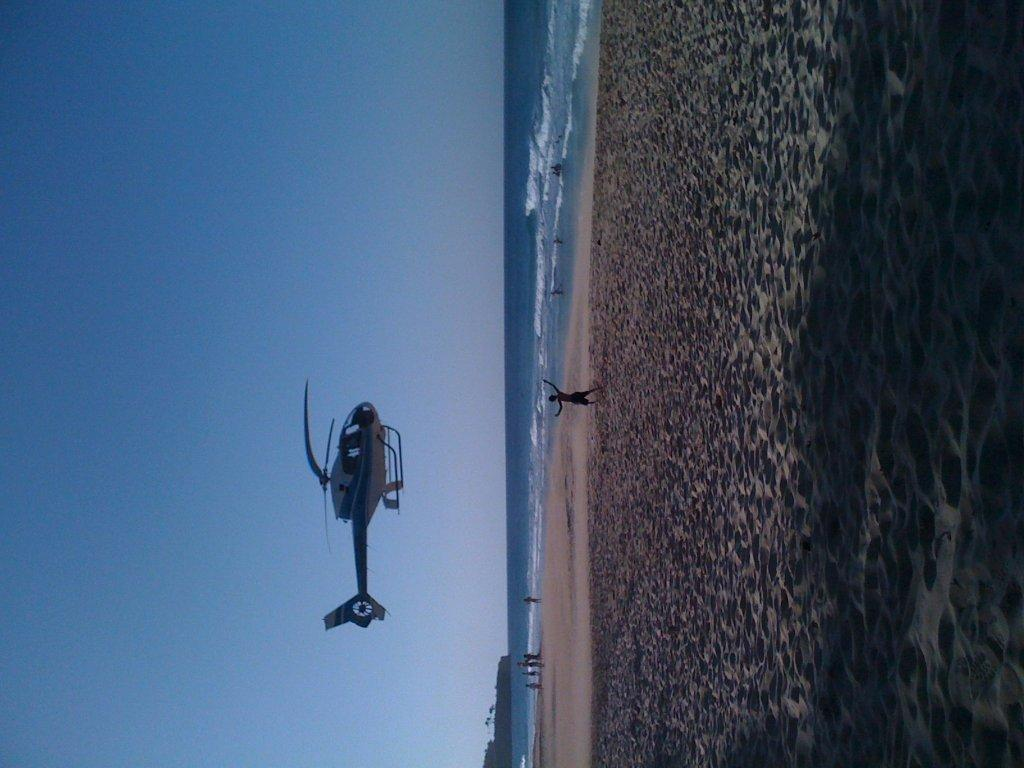
#> input picture IMG_0282.jpg, 1024 x 768 px, found by its file name
$ jupyter execute Assignment3-5.ipynb
#> lines starting #> are read from the running program, lines starting #| are printed output that depends on the picture; after the words box and inside, x2 and y2 are one past the last pixel; in counts of white or black regions, pixels touching at a corner belong together
# CPEG 585 – Assignments 3,4 & 5

## Assignment 3

[cell 1]
import numpy as np
import cv2
from matplotlib import pyplot as plt

### Canny Edge Detection

[cell 2]
img = cv2.imread('img_0282.jpg',0)
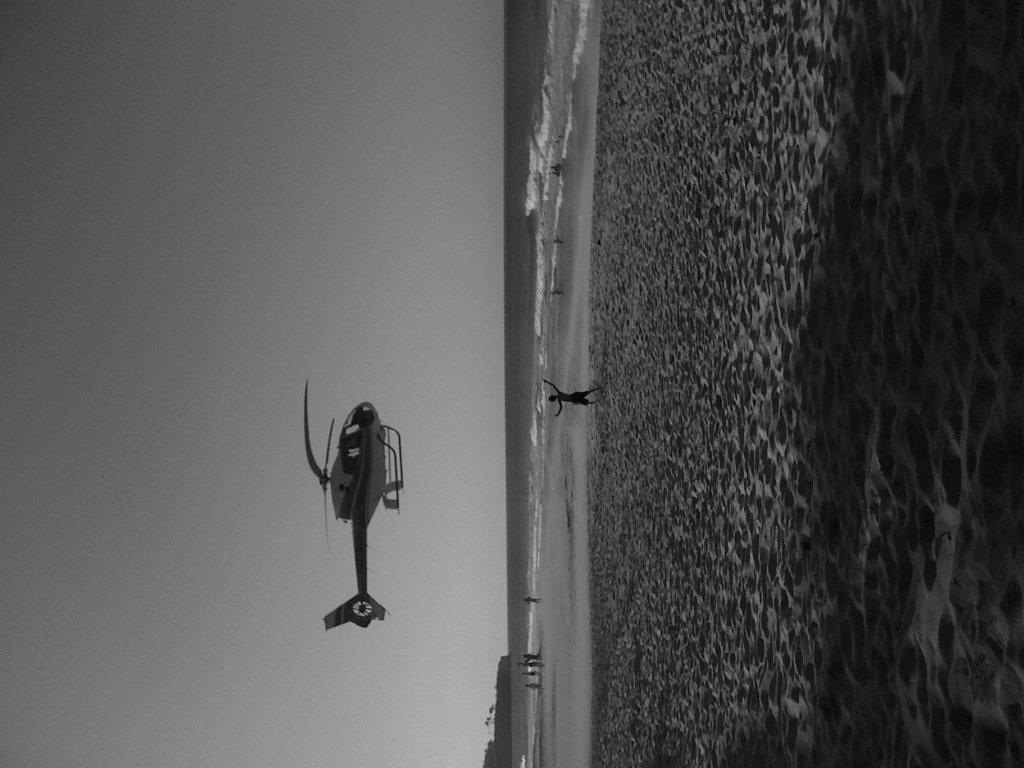
#> img: shape (768, 1024); min 0, max 215, mean 82.6
edges = cv2.Canny(img,50,200)
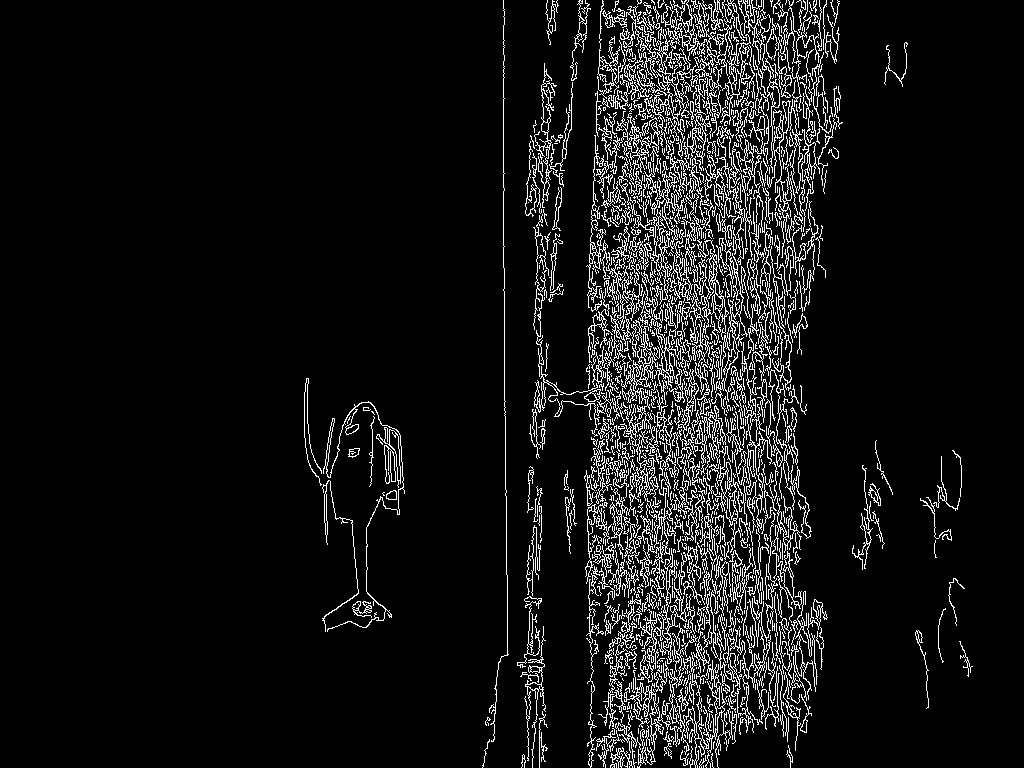
#> edges: shape (768, 1024); 7.8% white in thin lines or dots, all inside (x1, y1, x2, y2) = (304, 0, 973, 768)
plt.subplot(121),plt.imshow(img,cmap = 'gray')
plt.title('Original Image'), plt.xticks([]), plt.yticks([])
plt.subplot(122),plt.imshow(edges,cmap = 'gray')
plt.title('Edge Image'), plt.xticks([]), plt.yticks([])
plt.show()

### Harris Corner Detection

[cell 3]
filename = 'calib1.png'
img = cv2.imread(filename)
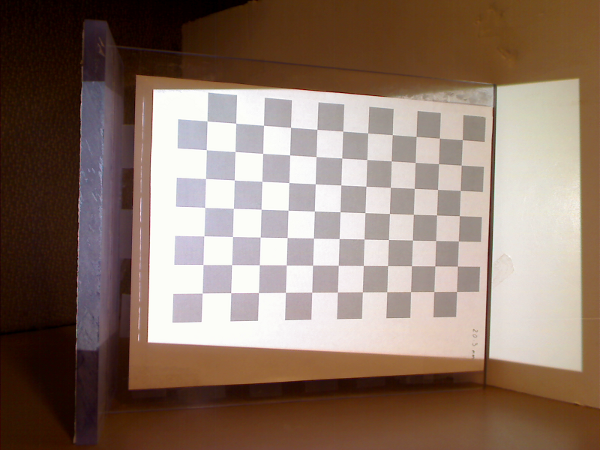
#> input picture calib1.png, 600 x 450 px
#> img is the input picture: shape (450, 600, 3); mean B, G, R 105.1, 118.2, 139.2
gray = cv2.cvtColor(img,cv2.COLOR_BGR2GRAY)
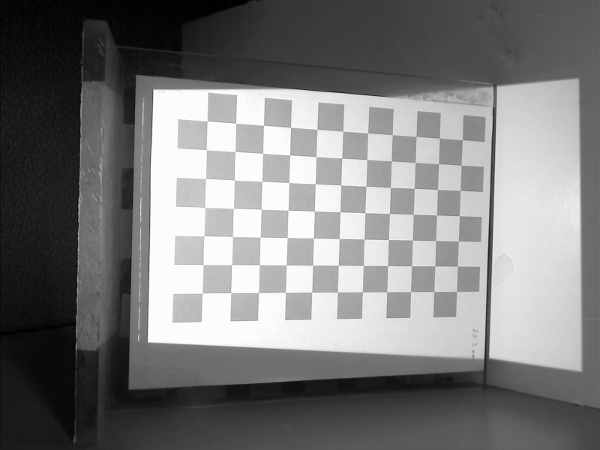
#> gray: shape (450, 600); min 0, max 255, mean 123
# find Harris corners
gray = np.float32(gray)
dst = cv2.cornerHarris(gray,2,3,0.04)
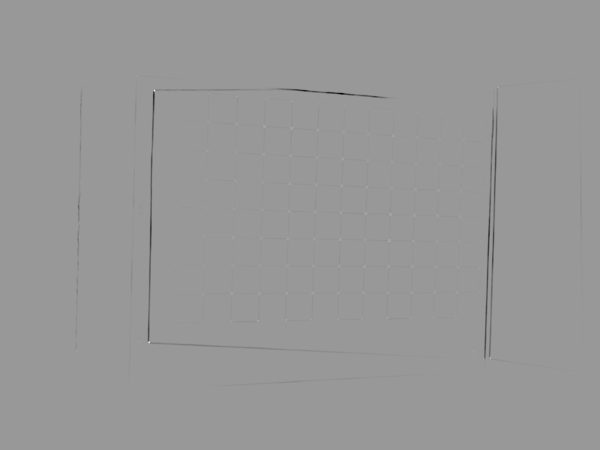
#> dst: shape (450, 600) float32; min -29325712, max 19581448, mean -90301.8; drawn with min black and max white
#result is dilated for marking the corners, not important
dst = cv2.dilate(dst,None)
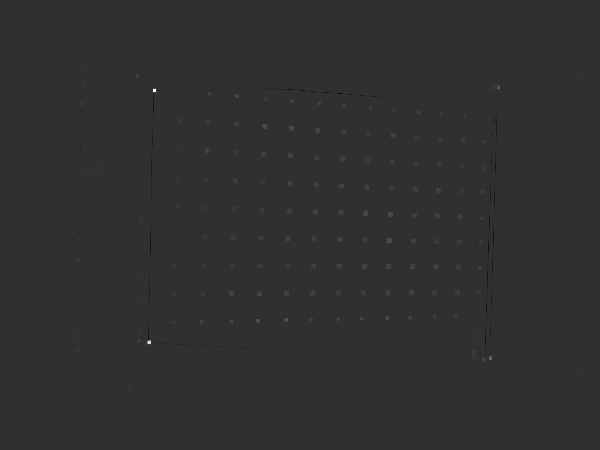
#> dst: shape (450, 600) float32; min -4649896, max 19581448, mean 7102.8; drawn with min black and max white
# Threshold for an optimal value, it may vary depending on the image.
img[dst>0.01*dst.max()]=[0,0,255]
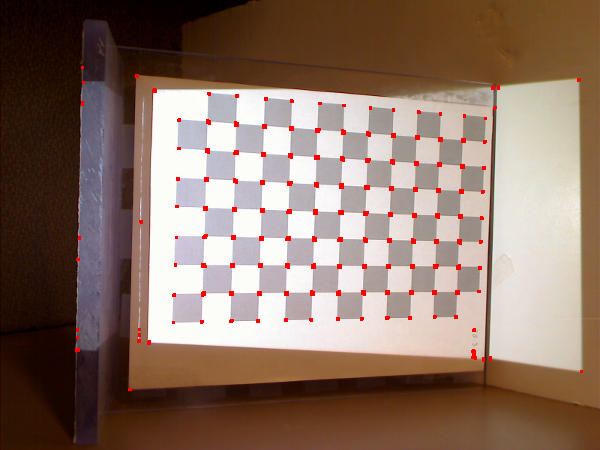
#> img: shape (450, 600, 3); 1.1% of pixels changed, all inside (x1, y1, x2, y2) = (75, 66, 583, 391)
plt.imshow(img)
plt.show()

## Assignment 4

In the lecture, we studied the Linear Least Squares Optimization for estimating the model
parameters of a line to fit the given data. Do a second order polynomial fit to the following data using
Linear Least Squares Optimization. Program the code using Python.

\begin{equation*}
𝑓(\vec{x}; \vec{𝛽} ) = 𝛽_0 + 𝛽_1𝑥 + 𝛽_2𝑥^2 + ⋯
\end{equation*}

|x|y|
|---|---|
|1|-0.6|
|2|8.3|
|3|26|
|4|57|
|5|108|
|6|173|

[cell 4]
import numpy as np
import matplotlib.pyplot as plt

from http://mathworld.wolfram.com/LeastSquaresFittingPolynomial.html the following solution was obtained

[cell 5]
def PolyFit(x,y,order):  #order will denote the tipe of curve: 1 = linear; > 1 Curve with n-1 inflections
#> called with x = array of shape (6, 1), y = array of shape (6, 1), order = 2
    dimension = order+1
    A = np.zeros((dimension,dimension))
    for row in range(dimension):
        for col in range(dimension):
            A[row,col] = np.sum(x**(row+col))

    Z = np.zeros(dimension)
    for row in range(dimension):
        Z[row] = np.sum(y*x**row)
        ainv = np.linalg.inv(A)

    res = np.dot(ainv,Z)
    res = res.reshape((res.shape[0],1))

    yfitted = np.zeros((x.shape[0],1))
    for p in range(res.shape[0]):
        yfitted = yfitted + x**(p) * res[p,0]

    return yfitted

[cell 6]
def plot(x,y,yfitted):
    area = 10
    colors =['black']
    plt.scatter(x, y, s=area, c=colors, alpha=0.5, linewidths=8)
    plt.title('Linear Least Squares Regression')
    plt.xlabel('x')
    plt.ylabel('y')
    #plot the fitted line

    line,=plt.plot(x, yfitted, '--', linewidth=2) #line plot
    line.set_color('red')
    plt.show()
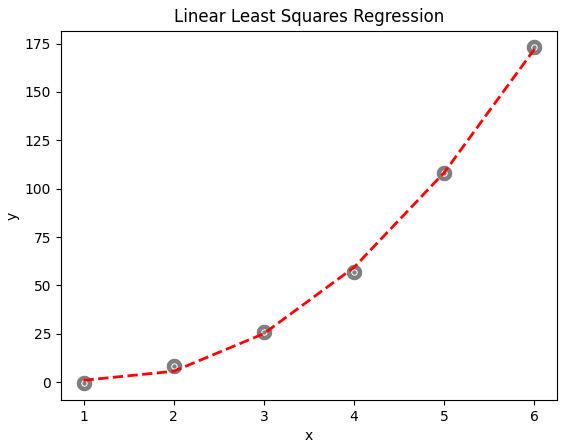
#> figure drawn by matplotlib, 1 panel

[cell 7]
x = np.array([[1],[2],[3],[4],[5],[6]])
y = np.array([[-0.6],[8.3],[26],[57],[108],[173]])
yfitted = PolyFit(x,y,order=2)
plot(x,y,yfitted)

# Assigment 5

\begin{equation*}
Cost = \sum (I_1 - T(I_2))^2 = \sum {\left(\left(\begin{matrix}x_1 \\ y_1 \end{matrix}\right)  \left(\begin{matrix} a & b \\ -b & a \end{matrix}\right) \left(\begin{matrix}x_2 \\ y_2\end{matrix}\right) + \left(\begin{matrix}t_1 \\ t_2\end{matrix}\right)  \right) }^2 = \sum{\left(\begin{matrix}x_1-(ax_2 + by_2 + t_1) \\ y_1 -(-bx_2 +ay_2 +t_2\end{matrix}\right)}^2
\end{equation*}

\begin{equation*}
Cost = \sum{(x_1-(ax_2+by_2+t_1))^2 + (y_1 - (-bx_2 + ay_2 +t_2))^2}
\end{equation*}

### a)

To find the optimal transformation that will align image 2 to image 1, take the partial
derivatives of the above cost with respect to a, b, t1 and t2 and set these to 0. Express the
four resulting equations in matrix form.

$\begin{equation*}
\frac{\partial C}{\partial a} = 0 \\
\frac{\partial C}{\partial b} = 0 \\
\frac{\partial C}{\partial t_1} = 0 \\
\frac{\partial C}{\partial t_2} = 0 \\
\end{equation*}$

$
\begin{equation*}
\partial C / \partial a = -2x_2(x_1 - ax_2 - by_2 -t_1) - 2y_2(y_1 + bx_2 - ay_2 -t_2) = 0 \\
-2x_2x_1 + 2ax_2^2 + 2bx_2y_2 + 2x_2t_1 - 2y_1y_2 - 2bx_2y_2 + 2ay_2^2 + 2y_2t_2 = 0 \\
==> (2x_2^2 + 2y_2^2)a + 0 b + 2x_2t1 + 2y_2t_2 = 2x_1x_2 + 2y_1y_2
\end{equation*}$

$
\begin{equation*}
\partial C / \partial b = -2y_2(x_1 - ax_2 - by_2 -t_1) + 2x_2(y_1 + bx_2 - ay_2 -t_2) = 0 \\
-2y_2x_1 + 2y_2ax_2 + 2y_2^2b + 2y_2t_1 + 2x_2y_1 + 2x_2^2b - 2x_2y_2a - 2x_2t_2 = 0 \\
==>  (2y_2^2 + 2x_2^2) b + 2y_2 t_1 -  2x_2 t_2 = 2y_2x_1 - 2x_2y_1
\end{equation*}$

$
\begin{equation*}
\partial C / \partial t_1 = -2(x_1 - ax_2 - by_2 -t_1) = 0 \\
-2x_1 + 2ax_2 + 2by_2 + 2t_1 = 0 \\
==> 2x_2a + 2y_2 b + 2t_1 = 2x_1
\end{equation*}$

$
\begin{equation*}
\partial C / \partial t_2 = -2(y_1 + bx_2 - ay_2 -t_2) = 0 \\
-2y_1 - 2bx_2 + 2y_2a + 2t_2 = 0 \\
==> 2y_2a - 2x_2b +2t_2 = 2y_1
\end{equation*}$

\begin{equation*}
\sum \left( \begin{matrix}
2x_2^2 + 2y_2^2 & 0 & 2x_2 & 2y_2 \\
0 & 2y_2^2 + 2x_2^2 & 2y_2 & -2x_2  \\
2x_2 & 2y_2 & 2 & 0 \\
2y_2 & -2x_2 & 0 & 2 \end{matrix} \right)
\left( \begin{matrix} a \\ b \\ t_1 \\t_2 \end{matrix} \right)
= \sum \left( \begin{matrix} 2x_1x_2 + 2y_1y_2 \\ 2y_2x_1 - 2x_2y_1 \\ 2x_1 \\ 2y_1 \end{matrix} \right)
\end{equation*}

[cell 8]
def Transform(shape1,params):
    a,b,t1,t2 = params
    shape2 = []
    for x,y in shape1:
        newpoint = (a*x + b*y + t1, -b*x + a*y + t2)
        shape2.append(newpoint)
    return shape2
from matplotlib import pyplot as plt

shape1 = [(20,30),(120,50),(160,80),(180,300),(100,220),(50,280),(20,140)]
initparam = [1.05,0.05,15,22]
shape2 = Transform(shape1,initparam)
shape2[2] = (shape2[2][0] + 10, shape2[2][1] + 3)
plt.plot([y for x,y in shape1],[x for x,y in shape1],color='b')
plt.plot([y for x,y in shape2],[x for x,y in shape2],color='r')
plt.show()
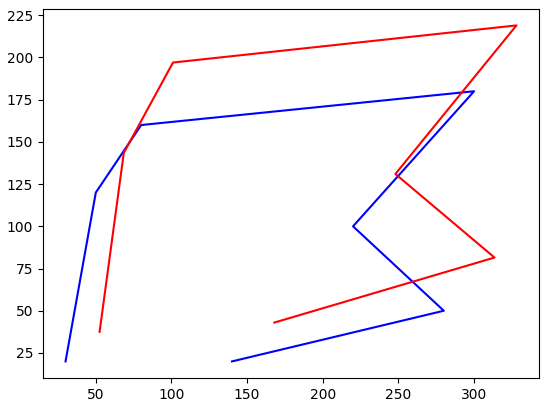
#> figure drawn by matplotlib, 1 panel

[cell 9]
def ShapeAlign(shape1,shape2):

    mat = np.zeros((4,4))
    mat[0,0] = sum([2*x**2 + 2*y**2 for x,y in shape2])
    mat[0,1] = 0
    mat[0,2] = sum([2*x for x,y in shape2])
    mat[0,3] = sum([2*y for x,y in shape2])
    mat[1,0] = 0
    mat[1,1] = sum([2*x**2 + 2*y**2 for x,y in shape2])
    mat[1,2] = sum([2*y for x,y in shape2])
    mat[1,3] = sum([-2*x for x,y in shape2])
    mat[2,0] = sum([2*x for x,y in shape2])
    mat[2,1] = sum([2*y for x,y in shape2])
    mat[2,2] = sum([2 for x,y in shape2])
    mat[2,3] = 0
    mat[3,0] = sum([2*y for x,y in shape2])
    mat[3,1] = sum([-2*x for x,y in shape2])
    mat[3,2] = 0
    mat[3,3] = sum([2 for x,y in shape2])

    x1 = [x for x,y in shape1]
    y1 = [y for x,y in shape1]
    x2 = [x for x,y in shape2]
    y2 = [y for x,y in shape2]

    res = np.zeros((4,1))
    res[0,0] = sum(np.multiply(x1,x2) + np.multiply(y1,y2))*2
    res[1,0] = sum(np.multiply(x1,y2) - np.multiply(x2,y1))*2
    res[2,0] = sum(x1)*2
    res[3,0] = sum(y1)*2

    return np.matmul(np.linalg.inv(mat),res)

[cell 10]
params = ShapeAlign(shape2,shape1)

shape3 = Transform(shape1,params)
plt.clf()
plt.plot([y for x,y in shape3],[x for x,y in shape3],color='r')
plt.plot([y for x,y in shape2],[x for x,y in shape2],color='g')
plt.show()
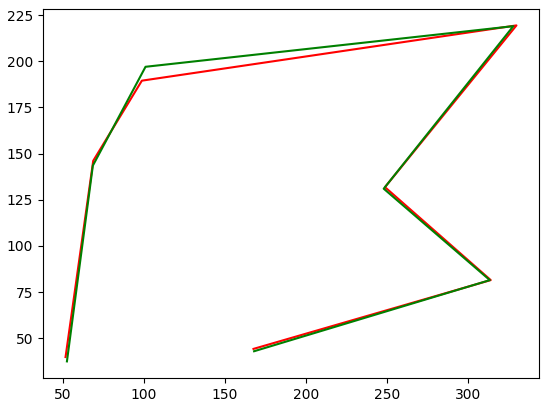
#> figure drawn by matplotlib, 1 panel
